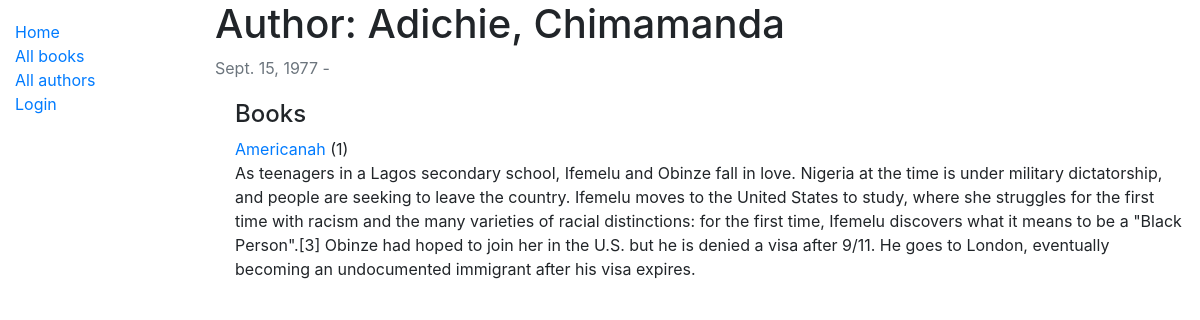
The app's page /catalog/author/1 with its own data.
### catalog/models.py (models this page shows, shortened)
class Author(models.Model):
	first_name = models.CharField(max_length=100)
	last_name = models.CharField(max_length=100)
	date_of_birth = models.DateField(null=True, blank=True)
	date_of_death = models.DateField('died', null=True, blank=True)
	class Meta:
		ordering = ['last_name', 'first_name']

class Book(models.Model):
	title = models.CharField(max_length=200)
	author = models.ForeignKey('Author', on_delete=models.SET_NULL, null=True)
	summary = models.TextField(max_length=1000, help_text="Enter a brief summary of the book")
	isbn = models.CharField('ISBN', max_length=13, help_text='13 Character <a href="https://www.isbn-international.org/content/what-isbn">ISBN number</a>')
	genre = models.ManyToManyField(Genre, help_text='Select a genre for this book')
	language = models.ForeignKey(Language, on_delete=models.SET_NULL, null=True)
	def get_absolute_url(self):
		return reverse('book-detail', args=[str(self.id)])
	def display_genre(self):
		return ', '.join(genre.name for genre in self.genre.all()[:3])
	display_genre.short_description = 'Genre'

### catalog/views.py (the view)
# urls.py: path('author/<int:pk>', views.AuthorDetailView.as_view(), name="author-detail"),
class AuthorDetailView(generic.DetailView):
	model = Author

### catalog/templates/catalog/author_detail.html (shortened to what this page needs)
{% extends 'base.html' %}
{% block content %}
	<h1>Author: {{ author.last_name}}, {{ author.first_name }}</h1>
	<p class="text-muted">{{ author.date_of_birth }} -
	</p>
	<div style="margin-top: 20px; margin-left: 20px">
		<h4>Books</h4>
		{% for book in author.book_set.all %}
			<p><a href="{{ book.get_absolute_url }}">{{ book.title }}</a> ({{ book.bookinstance_set.all.count }})<br>{{ book.summary }}</p>
		{% endfor %}
	</div>
{% endblock %}

### records on screen
Author: last_name "Adichie", first_name "Chimamanda", date_of_birth "Sept. 15, 1977"
Book: title "Americanah", bookinstance_set.all.count "1", summary "As teenagers in a Lagos secondary school, Ifemelu and Obinze fall in love. Nigeria at the time is under military dictatorship, and people are seeking to leave the country. Ifemelu moves to the United States to study, where she struggles for the first time with racism and the many varieties of racial distinctions: for the first time, Ifemelu discovers what it means to be a \"Black Person\".[3] Obinze had hoped to join her in the U.S. but he is denied a visa after 9/11. He goes to London, eventually becoming an undocumented immigrant after his visa expires."
